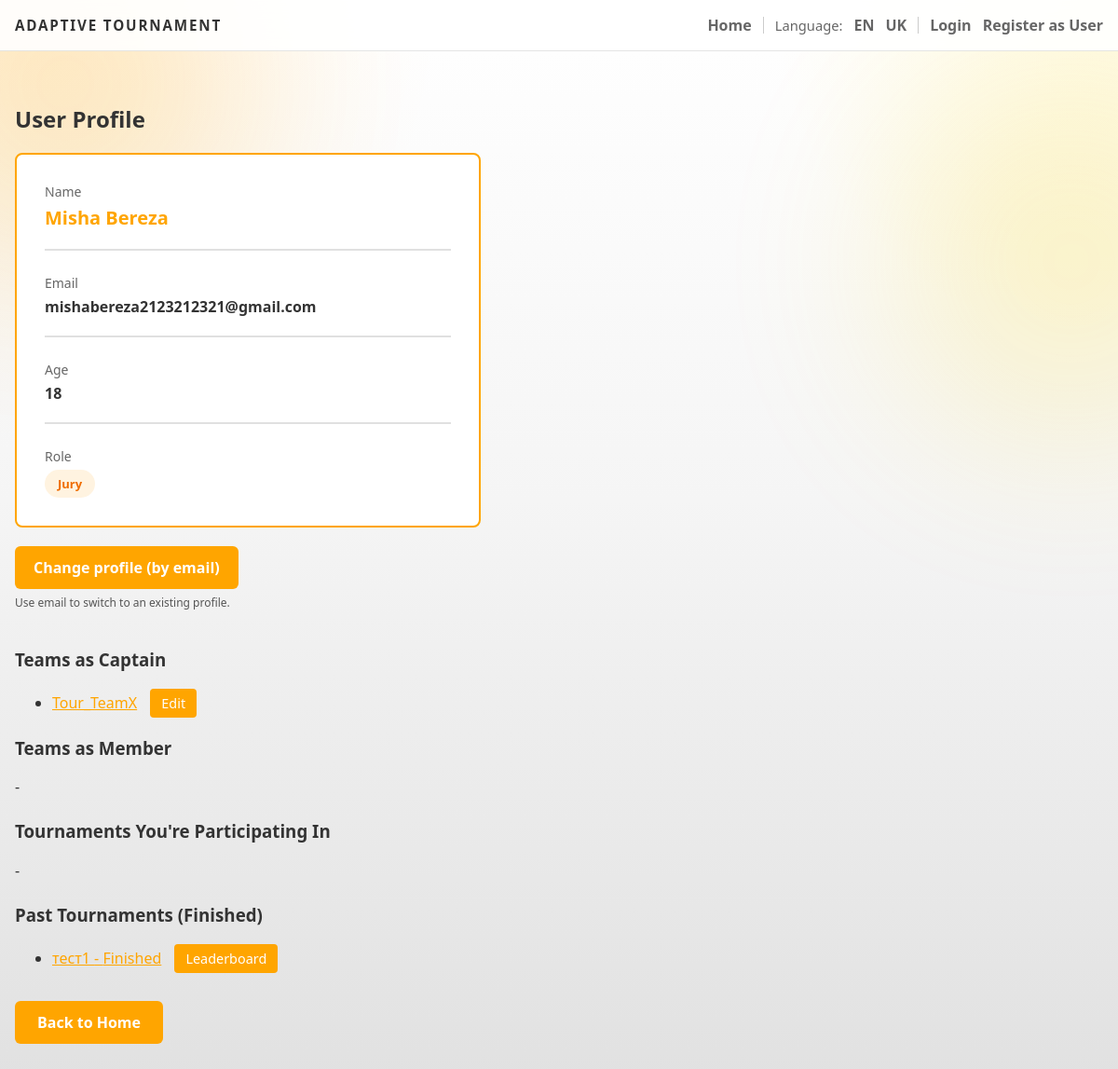
The page /user/3 on the database as committed earlier.
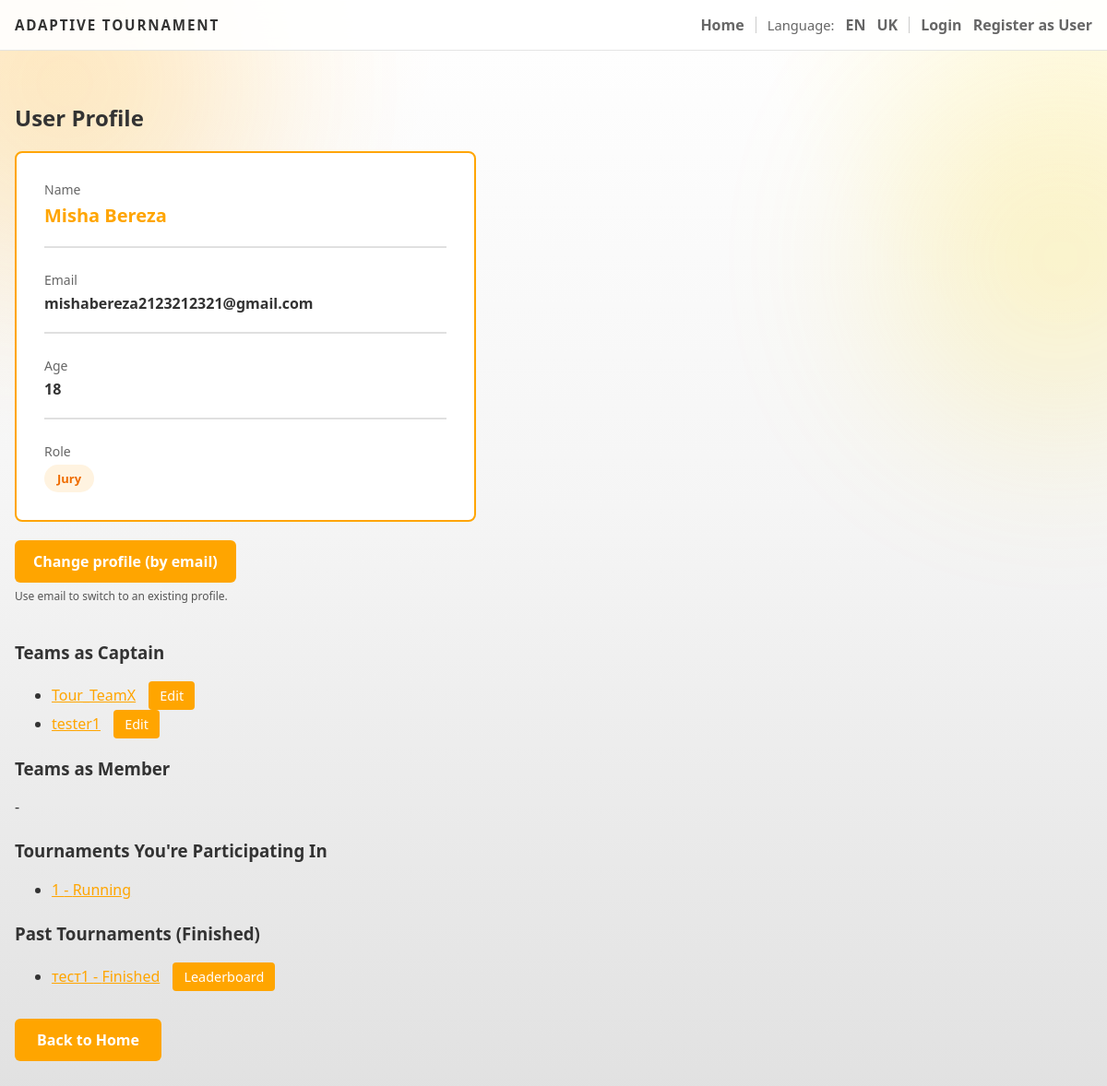
The same page on the database as committed later.
### backend/models.py (models this page shows)
class Team(db.Model):
    id = db.Column(db.Integer, primary_key=True)
    name = db.Column(db.String(200), nullable=False)
    captain_id = db.Column(db.Integer, db.ForeignKey('user.id'), nullable=False)
    captain = db.relationship('User', foreign_keys=[captain_id])
    members = db.relationship('User', secondary=team_members, backref='teams', lazy='dynamic')
    tournament_id = db.Column(db.Integer, db.ForeignKey('tournament.id'))
    tournament = db.relationship('Tournament', backref='teams', lazy=True)
    submissions = db.relationship('Submission', backref='team', lazy=True)
    repo_url = db.Column(db.String(500))
    live_url = db.Column(db.String(500))
    comments = db.Column(db.Text)
    submitted_at = db.Column(db.DateTime)
    submission_status = db.Column(db.String(30), default='None')  # None, Pending, Accepted, Rejected, Returned

class Tournament(db.Model):
    id = db.Column(db.Integer, primary_key=True)
    name = db.Column(db.String(200), nullable=False)
    description = db.Column(db.Text)
    max_teams = db.Column(db.Integer)
    status = db.Column(db.String(30), default="Draft")
    rounds = db.relationship('Round', backref='tournament', lazy=True)

### backend/admin.py (the view)
def user_profile(uid):
    u = User.query.get_or_404(uid)
    teams_captain = Team.query.filter_by(captain_id=u.id).all()
    teams_member = list(u.teams)
    participating = []
    past = []
    seen = set()
    for team in teams_captain + teams_member:
        t = db.session.get(Tournament, team.tournament_id)
        if not t or t.id in seen:
            continue
        seen.add(t.id)
        if getattr(t, 'status', '').lower() == 'finished':
            past.append(t)
        else:
            participating.append(t)
    return render_template('profile.html', user=u, teams_captain=teams_captain, teams_member=teams_member, participating=participating, past=past)

### backend/app.py (called while the page is built)
@app.context_processor
def inject_user_processor():
    return inject_user()

@app.context_processor
def translation_processor():
    return translation()

### backend/app_helpers.py (called while the page is built)
def get_current_user():
    uid = session.get('user_id')
    if uid:
        return db.session.get(User, uid)
    return None

def inject_user():
    return {'get_current_user': get_current_user}

def translation():
    lang = session.get('language', 'en')
    def t(key, **kwargs):
        return get_text(key, lang, **kwargs)
    return {
        't': t,
        'lang': lang,
        'supported_languages': list(TRANSLATIONS.keys())
    }

### backend/translations.py (called while the page is built)
def get_text(key, lang='en', **kwargs):
    if lang not in TRANSLATIONS:
        lang = 'en'
    text = TRANSLATIONS[lang].get(key, TRANSLATIONS['en'].get(key, key))
    if kwargs:
        try:
            return text.format(**kwargs)
        except Exception:
            return text
    return text

### templates/profile.html (shortened to what the changed rows need)
{% extends 'base.html' %}
{% block content %}
  <h2>{{ t('user_profile') }}</h2>
  <div style="margin-top: 40px;">
    <h3>{{ t('teams_as_captain') }}</h3>
    {% if teams_captain %}
      <ul>
        {% for team in teams_captain %}
          <li>
            <a href="/tournament/{{ team.tournament_id }}">{{ team.name }}</a>
            <a href="{{ url_for('team_page', teamid=team.id) }}" style="margin-left:10px; display:inline-block; padding:6px 12px; background:#ffa500; color:white; text-decoration:none; border-radius:4px; font-size:90%;">{{ t('edit') }}</a>
          </li>
        {% endfor %}
      </ul>
    {% else %}
      <p>-</p>
    {% endif %}
    <h3 style="margin-top:20px;">{{ t('teams_as_member') }}</h3>
    {% if teams_member %}
      <ul>
        {% for team in teams_member %}
          <li>
            <a href="/tournament/{{ team.tournament_id }}">{{ team.name }}</a>
            {% if team.tournament.status == 'Registration' %}
              <a href="/edit_team_members/{{ team.id }}" style="margin-left:10px; display:inline-block; padding:6px 12px; background:#ffa500; color:white; text-decoration:none; border-radius:4px; font-size:90%;">{{ t('edit_composition') }}</a>
            {% endif %}
          </li>
        {% endfor %}
      </ul>
    {% else %}
      <p>-</p>
    {% endif %}
    <h3 style="margin-top:24px;">{{ t('tournaments_participating') }}</h3>
    {% if participating %}
      <ul>
        {% for tour in participating %}
          <li><a href="/tournament/{{ tour.id }}">{{ tour.name }} - {{ tour.status }}</a></li>
        {% endfor %}
      </ul>
    {% else %}
      <p>-</p>
    {% endif %}
    <h3 style="margin-top:24px;">{{ t('past_tournaments_finished') }}</h3>
    {% if past %}
      <ul>
        {% for tour in past %}
          <li>
            <a href="/tournament/{{ tour.id }}">{{ tour.name }} - {{ tour.status }}</a>
            <a href="/leaderboard/{{ tour.id }}" style="margin-left:10px; display:inline-block; padding:6px 12px; background:#ffa500; color:white; text-decoration:none; border-radius:4px; font-size:90%;">{{ t('leaderboard') }}</a>
          </li>
        {% endfor %}
      </ul>
    {% else %}
      <p>-</p>
    {% endif %}
  </div>
{% endblock %}

Rows that differ between the two databases and show on the page:
added Team: name "tester1", t "Edit"
now on this page (row edited): Tournament: name "1", status "Running", shown under "Tournaments You're Participating In"
